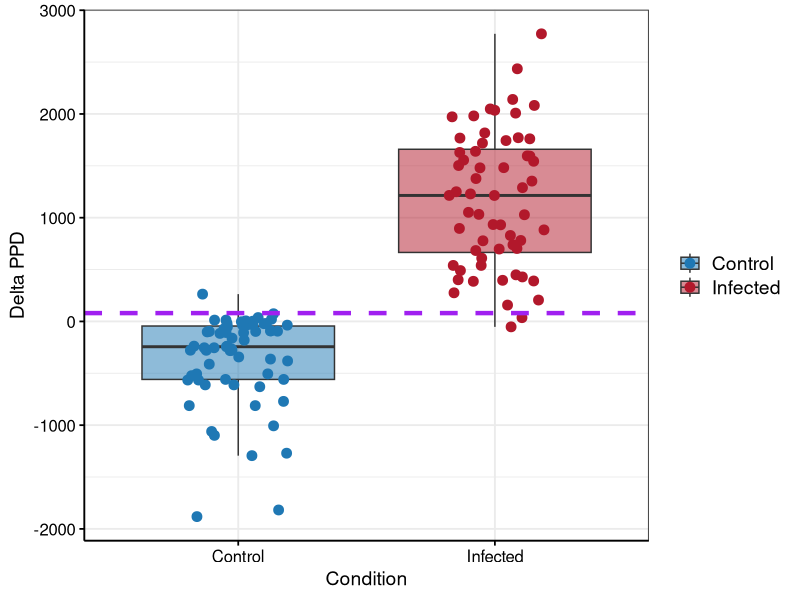
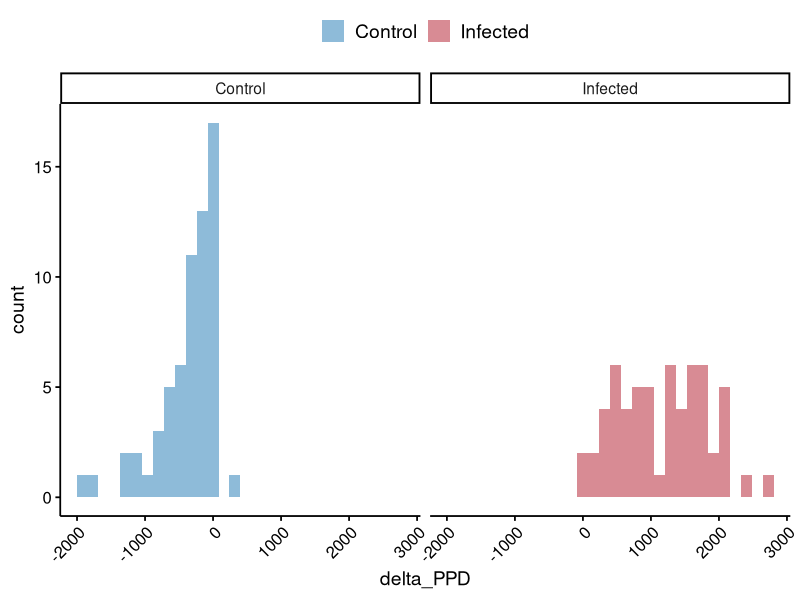
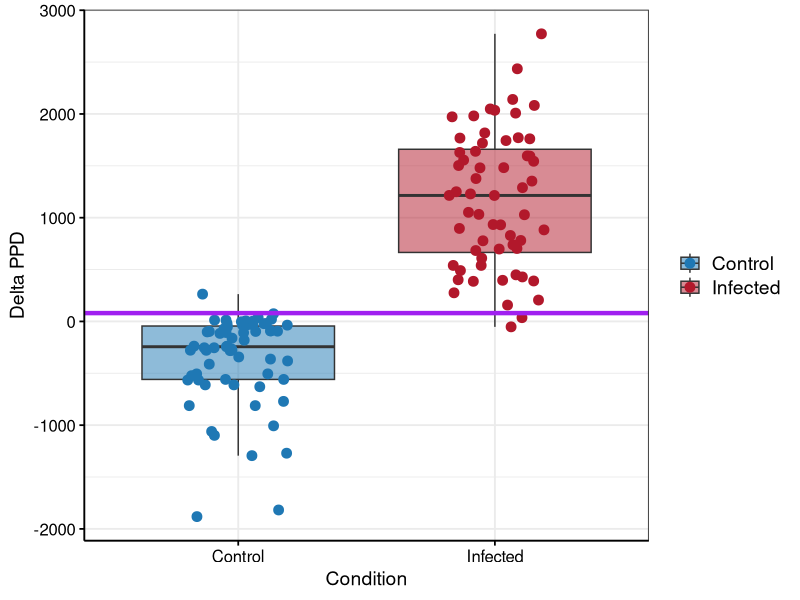

These figures' R source, in order:
## Load in libraries
library(data.table)
library(tidyverse)
library(ggplot2)


# Read in the data
# fread comes from the data.table package
IFNG_measurements <- fread("../../data/Part_I/IGRA_measurements.txt", header = TRUE, sep = "\t")



# Plot the data in ggplot as a boxplot and separate by the condition (Control vs Infected) and add a horizontal line at 80 (the threshold for a positive result)
# Note the value of 80 (purple line) corresponds to the cut-off used for this assay by the Department of Agriculture Food and the Marine.
ggplot(aes(x = Condition, y = delta_PPD), data = IFNG_measurements) +
  geom_boxplot(aes(fill = Condition), alpha = 0.5, outlier.colour = NA) +
  labs(x = "Condition", y = "Delta PPD") +
  # Here we are overlaying the points as a jitter (not just a straight line)
  # Setting the position of the points with seed so that they don't change and move around
   geom_jitter(aes(color = Condition), position = position_jitter(seed = 12, width = 0.2), size = 3) +
  theme_bw(base_size = 14, base_family = "Helvetica") +
  scale_fill_manual(values = c("Control" = "#1f78b4", "Infected" = "#b2182b")) +
  scale_color_manual(values = c("Control" = "#1f78b4", "Infected" = "#b2182b")) +
  theme(
    axis.line = element_line(colour = "black", linewidth = 0.6),
    axis.ticks = element_line(colour = "black", linewidth = 0.6),
    axis.text = element_text(colour = "black", size = 12),
    axis.title = element_text(colour = "black", size = 14),
    legend.text = element_text(size = 14),
    legend.title = element_blank(),
    legend.position = "right"
  ) + geom_hline(yintercept = 80, linetype = "dashed", color = "purple", linewidth = 1.5)



# Look at the distribution of the data
# Can visually assess if it is normally distributed
# This will help determine what statistical test we will use to compare the two groups
# Pretty obvious though that the distribution of the two groups is significantly different, with the control group being skewed to the left and the infected group being skewed to the right.
ggplot(data = IFNG_measurements, aes(x = delta_PPD, fill = Condition)) + facet_wrap(~Condition) + geom_histogram(alpha = 0.5) +
  theme_classic(base_size = 14, base_family = "Helvetica") +
  scale_fill_manual(values = c("Control" = "#1f78b4", "Infected" = "#b2182b")) +
   theme(
    axis.line = element_line(colour = "black", linewidth = 0.6),
    axis.ticks = element_line(colour = "black", linewidth = 0.6),
    axis.text = element_text(colour = "black", size = 12),
    axis.text.x = element_text(colour = "black", size = 12, angle = 45, hjust = 1, vjust = 1),
    axis.title = element_text(colour = "black", size = 14),
    legend.text = element_text(size = 14),
    legend.title = element_blank(),
    legend.position = "top"
  )

# Here we will determine if the data is normally distributed using the Shapiro-Wilk test (shapiro.test() function)
# Note: the '%>%' operator lets us 'pipe' the output from one function into another
IFNG_measurements %>% group_by(Condition) %>% 
summarise(shapiro_p = shapiro.test(delta_PPD)$p.value, 
            mean = mean(delta_PPD), 
            sd = sd(delta_PPD), 
            median = median(delta_PPD), 
            IQR = IQR(delta_PPD))



# Can see that they are not normally distributed (particularly in  control group), so we will use a non-parametric test (Wilcoxon rank sum test) to compare the two groups
wilcox.test(delta_PPD ~ Condition, data = IFNG_measurements)

# Plot the value again
ggplot(aes(x = Condition, y = delta_PPD), data = IFNG_measurements) +
  geom_boxplot(aes(fill = Condition), alpha = 0.5, outlier.colour = NA) +
  labs(x = "Condition", y = "Delta PPD") +
  geom_jitter(aes(color = Condition), position = position_jitter(seed = 12, width = 0.2), size = 3) +
  theme_bw(base_size = 14, base_family = "Helvetica") +
  scale_fill_manual(values = c("Control" = "#1f78b4", "Infected" = "#b2182b")) +
  scale_color_manual(values = c("Control" = "#1f78b4", "Infected" = "#b2182b")) +
  theme(
    axis.line = element_line(colour = "black", linewidth = 0.6),
    axis.ticks = element_line(colour = "black", linewidth = 0.6),
    axis.text = element_text(colour = "black", size = 12),
    axis.title = element_text(colour = "black", size = 14),
    legend.text = element_text(size = 14),
    legend.title = element_blank(),
    legend.position = "right"
  ) + geom_hline(yintercept = 80, linetype = "solid", color = "purple", linewidth = 1.5, linewidth = 0.6)



# Assess the sensitivity and specificity of the assay using the get_sensitivity_specificity() function
# This is the structure for a function in R
get_sensitivity_specificity <- function(values,
                                        labels,
                                        threshold = 80,
                                        positive_label = Infected,
                                        na.rm = FALSE) {

  positive_label <- 'Infected'
  negative_label <- 'Control'

  pred_positive <- values >= threshold

  actual_positive <- labels == positive_label
  actual_negative <- labels == negative_label

  tp <- sum(pred_positive & actual_positive)
  fn <- sum(!pred_positive & actual_positive)
  tn <- sum(!pred_positive & actual_negative)
  fp <- sum(pred_positive & actual_negative)

  sensitivity <- tp / (tp + fn)
  specificity <- tn / (tn + fp)

  # Produce the outputs as a list.
  list(
    sensitivity = sensitivity,
    specificity = specificity,
    confusion = c(TP = tp, FN = fn, TN = tn, FP = fp),
    threshold = threshold,
    positive_label = positive_label,
    n = length(values)
  )
}

# Apply the function to our data.
get_sensitivity_specificity(values = IFNG_measurements$delta_PPD, 
labels = IFNG_measurements$Condition, 
threshold = 80, 
positive_label = "Infected", 
na.rm = TRUE)  
